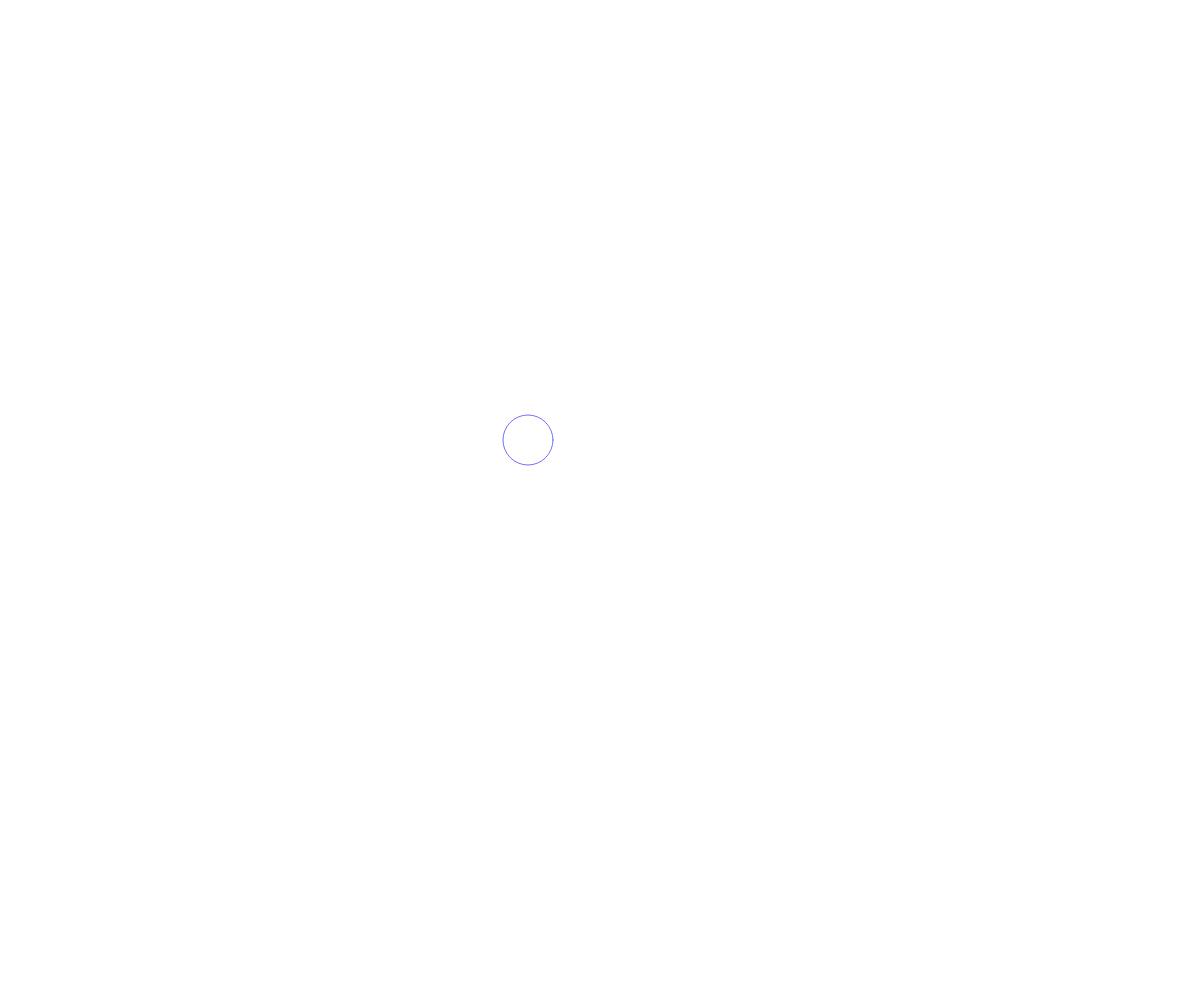
Frame 1 (no input)
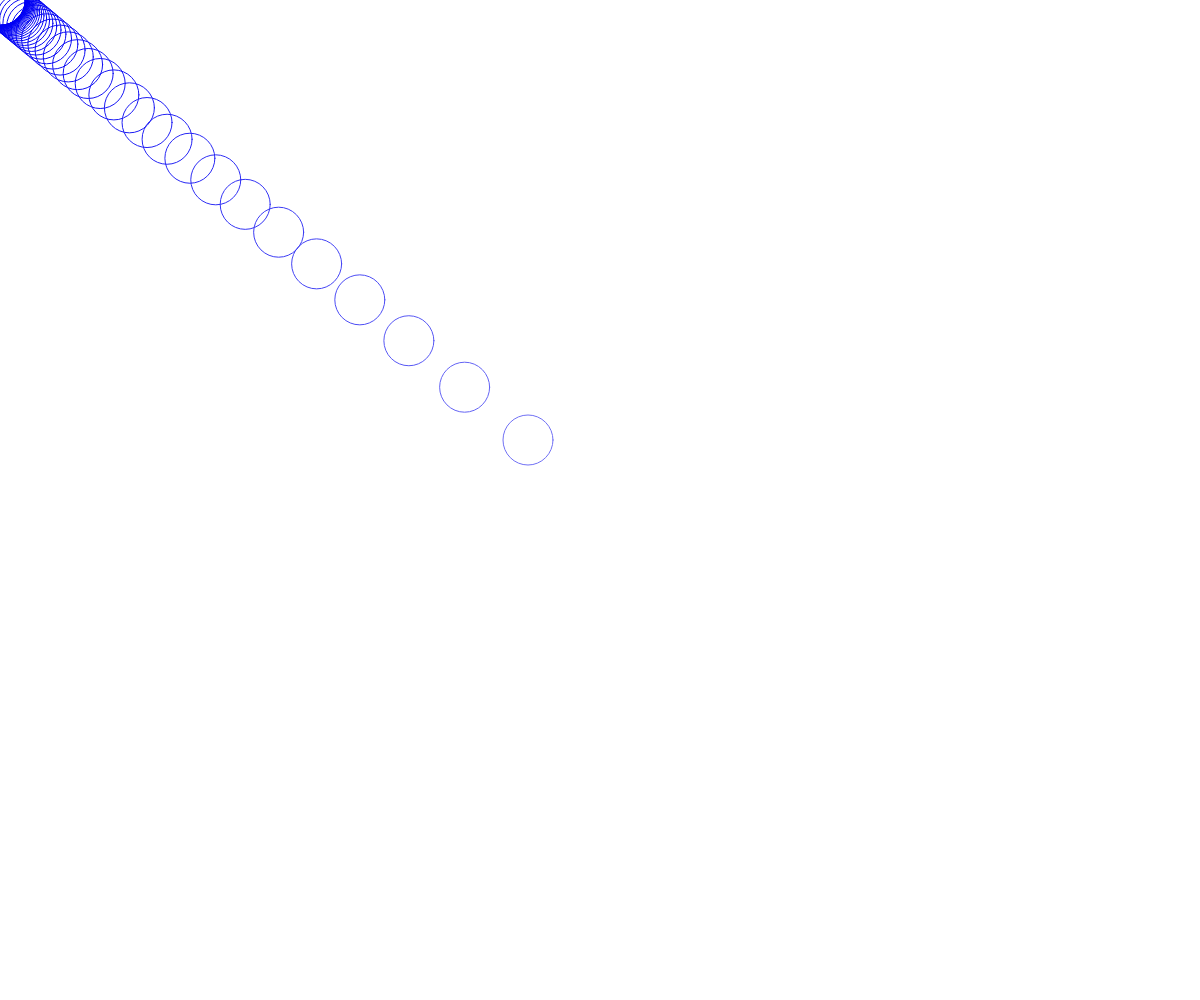
Frame 60 (no input)
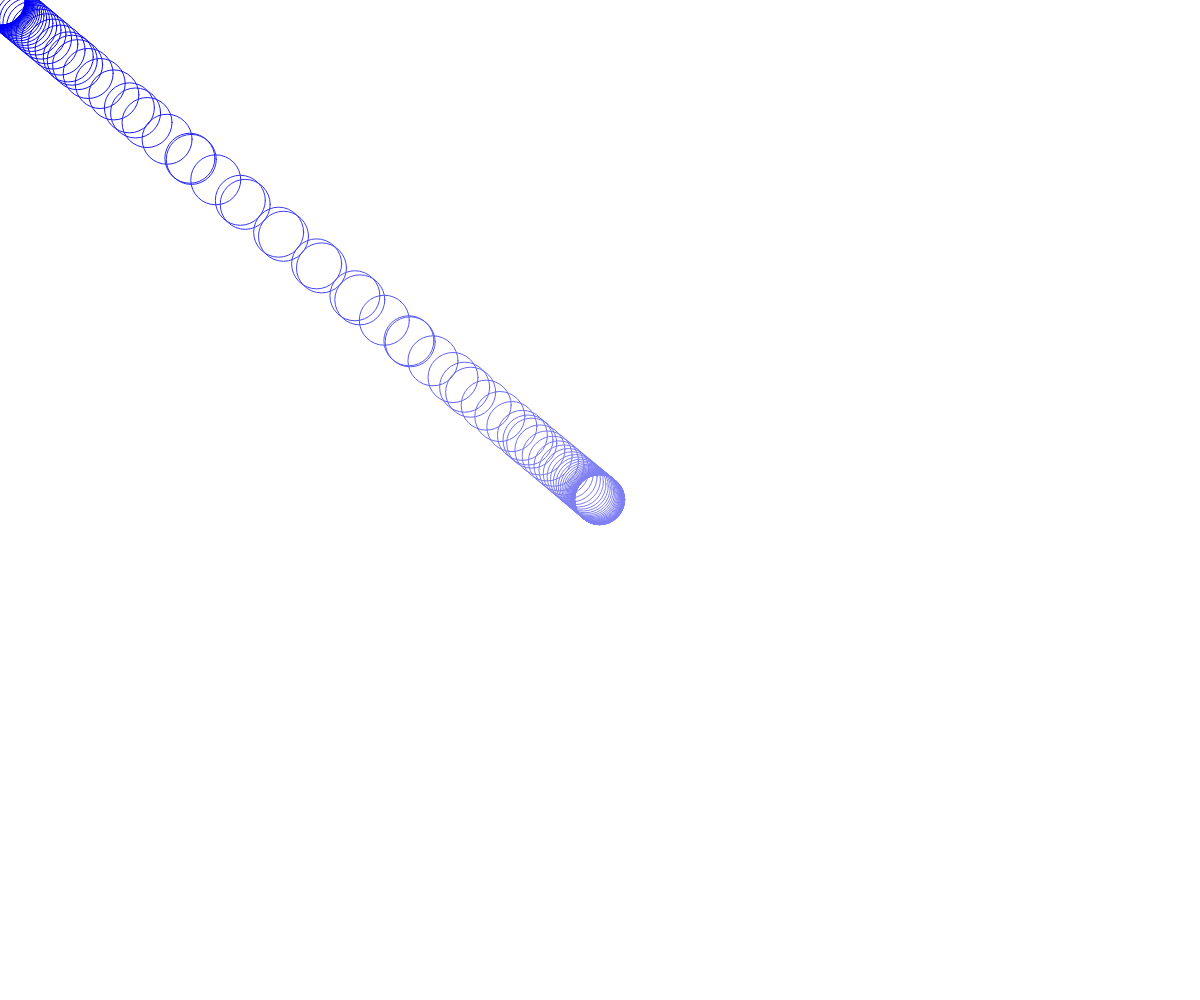
Frame 120 (the mouse pressed at the canvas centre since frame 60)

The p5.js sketch that drew these frames (run headless with seeded random() and noise() and a simulated clock; from frame 60 on, the mouse is pressed at the canvas centre):

// p5.js sketch
// ── sketch.js
// Mousewheel, map, lerp
// Mitsaal Idris
// Sept. 25, 2024
//

let x, y; //position for circle
let w = 50; //width for circle

function setup() {
  createCanvas(windowWidth, windowHeight);
  rectMode(CENTER);
  x = width/2; y = height/2;
  noFill();
}

function draw() {
  //sbackground(220);
  //movement
  x = lerp(x,mouseX,.12); 
  y = lerp(y,mouseY,.12);

  let r = map(x, 0, width, 0, 255);
  let g = map(y, 0, height, 0, 255);
  let b = map(w, 0, width, 255, 0);
  stroke(r,g,b);
  circle(x,y,w);
}

function mouseWheel(event){
  print(event.delta);
  if(event.delta > 0){
    w -= 10;
    if(w < 10) w = 10;
  }
  else w += 10;
  //positive is down
  // negative is up
}
